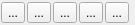
<?xml version="1.0" encoding="UTF-8"?>
<ui version="4.0">
 <class>Form</class>
 <widget class="QWidget" name="Form">
  <property name="geometry">
   <rect>
    <x>0</x>
    <y>0</y>
    <width>135</width>
    <height>24</height>
   </rect>
  </property>
  <property name="windowTitle">
   <string>Form</string>
  </property>
  <layout class="QHBoxLayout" name="horizontalLayout">
   <property name="spacing">
    <number>1</number>
   </property>
   <property name="leftMargin">
    <number>0</number>
   </property>
   <property name="topMargin">
    <number>2</number>
   </property>
   <property name="rightMargin">
    <number>0</number>
   </property>
   <property name="bottomMargin">
    <number>2</number>
   </property>
   <item>
    <widget class="QToolButton" name="buttonNext">
     <property name="text">
      <string>...</string>
     </property>
    </widget>
   </item>
   <item>
    <widget class="QToolButton" name="buttonPrev">
     <property name="text">
      <string>...</string>
     </property>
    </widget>
   </item>
   <item>
    <widget class="QToolButton" name="buttonLast">
     <property name="text">
      <string>...</string>
     </property>
    </widget>
   </item>
   <item>
    <widget class="QToolButton" name="buttonFirst">
     <property name="text">
      <string>...</string>
     </property>
    </widget>
   </item>
   <item>
    <widget class="QToolButton" name="buttonAll">
     <property name="text">
      <string>...</string>
     </property>
    </widget>
   </item>
  </layout>
 </widget>
 <resources/>
 <connections/>
</ui>
